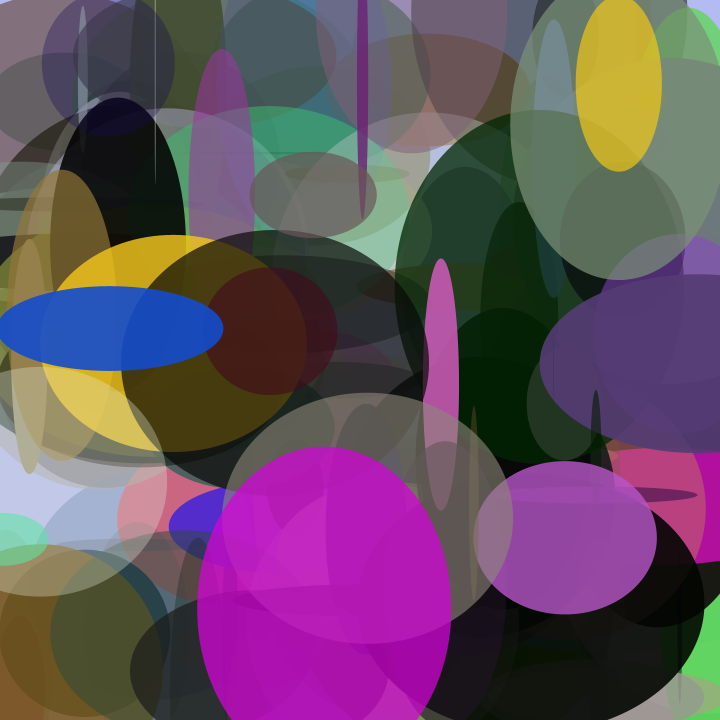
Frame 1 (no input)
Frame 60 (the mouse pressed at the canvas centre just before this capture): identical to frame 1, image omitted
Frame 120 (the mouse held since frame 60 and released just before this capture): identical to frame 1, image omitted

The Processing sketch that drew this single still picture (run headless with seeded random() and noise(); from frame 60 on, the mouse is pressed at the canvas centre):

// Processing sketch: Circulos
// ── Circulos.pde
float x, y;  //Posição cartesiana

float Width, Height;  //Dimensões

float huef, satf, brightf, opacityf;  //Variáveis do fill

int i = 0;  //Variável de contagem

void setup() {
  
  //Modo de Cor HSV
  colorMode(HSB, 360, 100, 100, 100);
  
  //Imagem 720x720
  size(720, 720);
  
  //Background de cor aleatória
  background(random(360), random(100), random(100), random(100));
}

void draw() {
  while (i < 200){  //Quantidade de elipses
    
    noStroke();
    
    //Gerar forma e posição
    x = random(720);
    y = random(720);
    Width = random(360);
    Height = random(360);
    
    //Gerar cor e opacidade do fill
    huef = random(360);
    satf = random(100);
    brightf = random(100);
    opacityf = random(100);
    if (opacityf < 25) opacityf = 0;
    
    //Desenha a elipse
    fill(huef, satf, brightf, opacityf);
    ellipse(x,y,Width,Height);
    
    i = i + 1;
  }
  
  save("Circulos.png");
}
